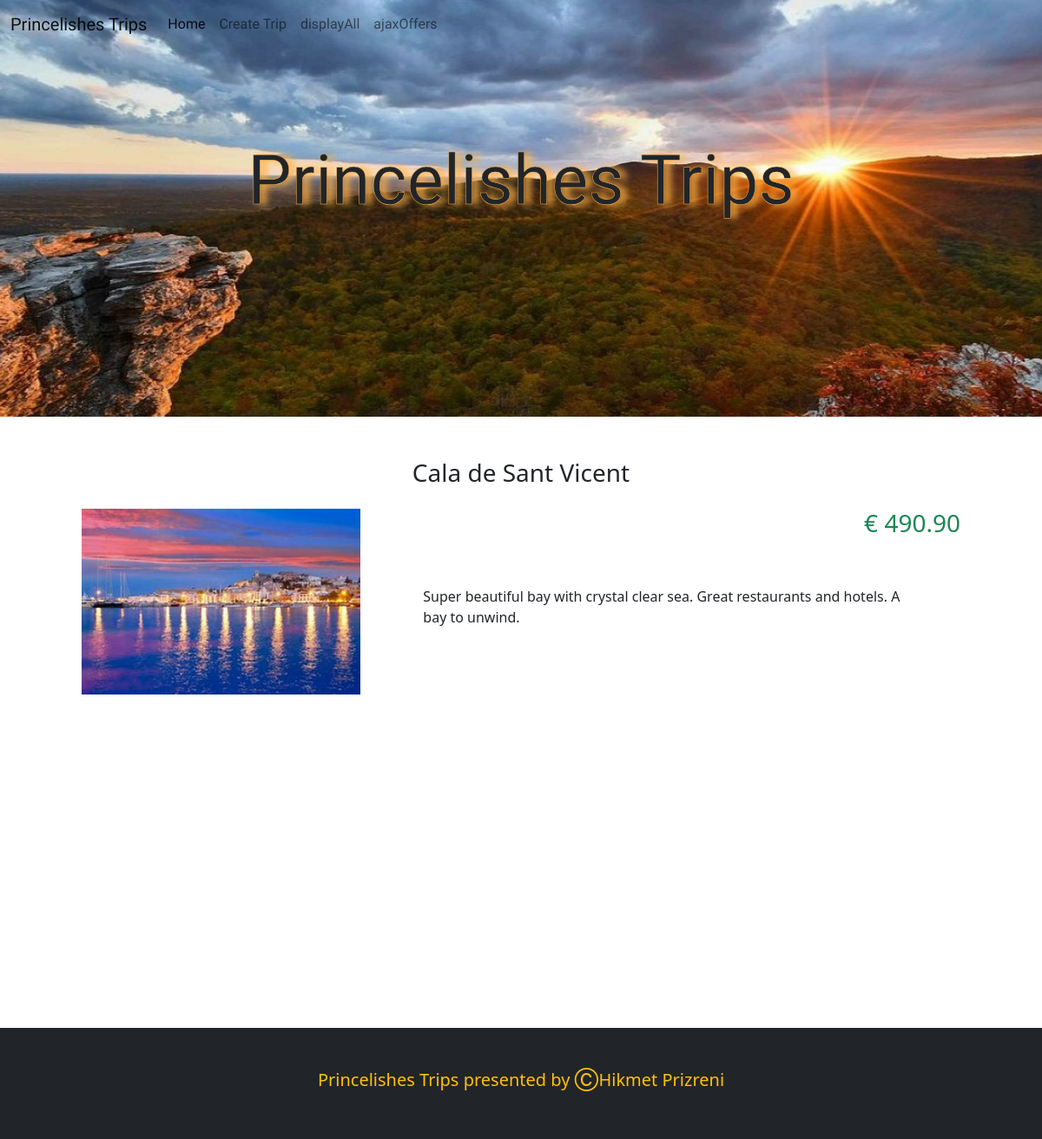
The app's page /details.php?id=3 with its own data.
### tables this page shows
CREATE TABLE `trips` (
  `id` int(11) NOT NULL,
  `name` varchar(50) DEFAULT NULL,
  `price` decimal(10,2) DEFAULT NULL,
  `description` text DEFAULT NULL,
  `lat` decimal(8,6) DEFAULT NULL,
  `lng` decimal(9,6) DEFAULT NULL,
  `picture` varchar(50) DEFAULT NULL
);

### details.php (the view, shortened to what this page needs)
<?php
require_once 'actions/db_connect.php';
if ($_GET['id']) {
    $id = $_GET['id'];
    $sql = "SELECT * FROM trips WHERE id = {$id}" ;
    $result = mysqli_query($connect, $sql);
    $data = mysqli_fetch_assoc($result);
    if (mysqli_num_rows($result) == 1) {
        $name = $data['name'];
        $price = $data['price'];
        $description = $data['description'];
        $picture = $data['picture'];
    } else {
        header("location: error.php");
    }
} else {
    header("location: error.php");
}
?>
<head>
    <?php require_once 'components/boot.php' ?>
    <link rel="stylesheet" type='text/css' href="css/style.css" />
</head>
<body>
    <header>
        <nav class="navbar navbar-expand-lg navbar-light">
            <div class="container-fluid">
                <a class="navbar-brand" href="#">Princelishes Trips</a>
                <div class="collapse navbar-collapse" id="navbarNav">
                    <ul class="navbar-nav">
                        <li class="nav-item">
                            <a class="nav-link active" aria-current="page" href="index.php">Home</a>
                        </li>
                        <li class="nav-item">
                            <a class="nav-link" href="create.php">Create Trip</a>
                        </li>
                        <li class="nav-item">
                        <a class="nav-link" href="dbapi/displayAll.php">displayAll</a>
                        </li>
                        <li class="nav-item">
                        <a class="nav-link" href="ajaxOffers.html">ajaxOffers</a>
                        </li>
                    </ul>
                </div>
            </div>
        </nav>
        <div class="titel">
            <p class="display-1 text-center">
                Princelishes Trips
            </p>
        </div>
    </header>
    <main>
        <div class="container p-5">
            <p class="h3 text-center">
                <?php echo $name ?>
            </p>
            <div class="row p-3">
                <div class="col-sm-4">
                    <img src="pictures/<?php echo $picture ?>"/>
                </div>
                <div class="col-sm-8">
                <p class="h3 text-end text-success">
                        € <?php echo $price ?>
                    </p>
                    <div class="p-5">
                        <p> <?php echo $description ?></p>
                    </div>
                </div>
            </div>
            <div class="mapp m-auto p-5" id="map">
            </div>
        </div>
    </main>
    <footer class="bg-dark p-5">
        <p class="h5 text-warning text-center">
            Princelishes Trips presented by &#x24B8Hikmet Prizreni</p>
    </footer>
</body>
</html>

### css/style.css (style rules this page uses)
header { background-image: url("../pictures/hero.jpg"); background-position: center; background-size: cover; background-repeat: no-repeat; height: 60vh; display: flex; flex-direction: column; justify-content: space-between; }
.titel { height: 40vh; font-family: 'Courgette', cursive; text-shadow: 7px 1px 9px #FFB247; -webkit-text-stroke: 0.5px #FFB247; }
nav { font-family: 'Francois One', sans-serif; text-shadow: 7px 1px 9px #white; -webkit-text-stroke: 0.5px #black; }
img { height: 100%; width: 100%; object-fit: cover; }
.mapp { height: 40vh; }

### records on screen
trips: name "Cala de Sant Vicent", picture (picture), price "490.90", description "Super beautiful bay with crystal clear sea. Great restaurants and hotels. A bay to unwind."
